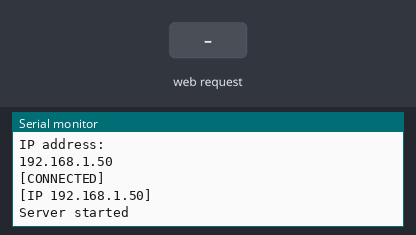
A program run on a simulated ESP8266 (NodeMCU). On the bench: the last lines printed to the serial monitor. The inputs (shaded band) are chosen by the test bench. WiFi joins after 1.5 s; servers stay silent unless stated; network time is answered at once with the bench clock; uploads are accepted with an empty reply; the local clock reads 2024-03-15 10:24:30 at power-on unless the program sets it.

Above: at 2.7 s.
2.8 s: HTTP request GET /forceSend received
At 3.8 s:
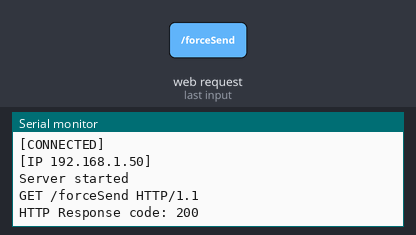
4.5 s: HTTP request GET /getData received
At 4.9 s:
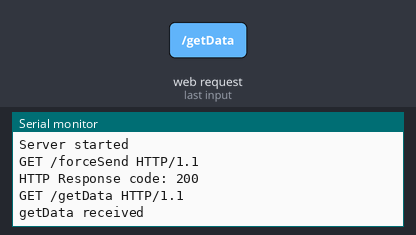

The program:

main.cpp
```cpp
#include <ESP8266WiFi.h>
//#include <ESP8266mDNS.h>

#include <WiFiUdp.h>
#include <ArduinoOTA.h>
#include <GyverTimer.h>
#include <NTPClient.h>
#include "ESP8266HTTPClient.h"
#include <Adafruit_Sensor.h>
#include <Adafruit_BME280.h>

Adafruit_BME280 bme; // I2C

GTimer_ms Timer1;

// change these values to match your network
const char* ssid = "MusiaNetwork";                      // WIFI ssid
const char* password = "zironkamorcheeba";

WiFiServer server(80);
String request = "";

WiFiUDP ntpUDP;
NTPClient timeClient(ntpUDP,"ua.pool.ntp.org");
//#define DataArrayCount 48 // сколько значений хранить (температура, влажн, время)
float temper = 0;
float humd = 0;
float atm = 0;
int last_update_minute=5;
int httpResponseCode;
//#define relay_pin 2
boolean isRequest=false;
String startup_time;
String now_time;
String header = "HTTP/1.1 200 OK\r\nContent-Type: text/html\r\n\r\n";
String dev_token="15P896k7";
String dev_id="3491";
String serverName="http://iot.am-studio.com.ua/add.php";
String html_1 = R"=====(
<!DOCTYPE html>
<html>
 	<head>
		 <meta name='viewport' content='width=device-width, initial-scale=1.0'/>
		 <meta charset='utf-8'>
     <script type="text/javascript" src="https://cdnjs.cloudflare.com/ajax/libs/Chart.js/2.9.3/Chart.min.js"></script>
     <script type="text/javascript" src="https://cdnjs.cloudflare.com/ajax/libs/Chart.js/2.9.3/Chart.bundle.min.js"></script>
		 <style>
			  body {background:#0e4165;color: white;
			  	font-family: 'Jura', sans-serif;
			  	text-align: center; transition: .5s; margin: 0;}
			  .page {display:flex; flex-direction: column; padding: 0 30px; height: 100vh;}
			  .col{display: block;}
			  .col2{margin: auto;width: 100%;}
			  #col3,.col4{margin-top:30px;width: 100%;transition: 1s;}
			input.chart_butt[type="button"] {
				    transition: 1s;
				    padding: 10px;
				    text-transform: uppercase;
				    color: white;
				    border-radius: 10px;
				    width: 100%;
				    font-size: 1rem;
				    background: #09314e;
				}
			h1 {text-align:center; font-size: 90%;margin-bottom:20px ;text-transform: uppercase;margin-top: 0;}
			  #temp{font-size: 4rem; font-weight:100; padding: 20px 0 0 0;margin: 0;}
			  #hum{font-size: 12rem;font-weight:100; padding: 0;margin: 0;line-height: 8rem;}
			  span{font-size: 3rem;}

			  #mode {transition:1s; padding:10px;text-transform: uppercase; color:white; border-radius: 10px; width: 100%; font-size: 2rem;flex: center;}
			  .mode0{ background:#2CA77B; border: 2px solid #fff; }
			  .mode1{ background:#2C7BA7; border: 2px solid #fff; }
			  .mode2{ background:#869BA7; border: 2px solid #fff; }

			  #hum_range{display: block;position: relative;}
			  .footer span{font-size: 1rem;font-weight:500;}
			  .footer{padding-bottom: 10px}
			  	.hidden{opacity:0;transform: translateY(100px); transition: 1s}
			  	input[type=range] {  -webkit-appearance: none;  margin: 10px 0;  width: 100%;  background: transparent; /* Otherwise white in Chrome */}
				input[type=range]:focus {  outline: none;}
				input[type=range]::-webkit-slider-runnable-track {
				  width: 100%;
				  height: 10px;
				  cursor: pointer;
				  animate: 1s;
				  box-shadow: 0px 0px 0px #000000;
				  background: #C4C4C4;
				  border-radius: 5px !important;
				  border: 0px solid #000000;
				}
				input[type=range]::-webkit-slider-thumb {
				  box-shadow: 0px 0px 5px #636363;
				  border: 0px solid #6b6b6b;
				  height: 30px;
				  width: 30px;
				  border-radius: 18px;
				  background: #fff;
				  cursor: pointer;
				  -webkit-appearance: none;
				  margin-top: -10px;
				}
				input[type=range]:focus::-webkit-slider-runnable-track {
				  background: #C4C4C4;
				}
		 </style>
		 <link href="https://fonts.googleapis.com/css2?family=Jura:wght@300;400;500;600;700&display=swap" rel="stylesheet">
		 <script>
	var mode=0;

	function updateData(){
		ajaxLoad('getData');
	}
	var ajaxRequest = null;
		    if (window.XMLHttpRequest)  { ajaxRequest =new XMLHttpRequest(); }
		    else                        { ajaxRequest =new ActiveXObject("Microsoft.XMLHTTP"); }

	function ajaxLoad(ajaxURL)
		    {
		      if(!ajaxRequest){ alert('AJAX is not supported.'); return; }

		      ajaxRequest.open('GET',ajaxURL,true);
		      ajaxRequest.onreadystatechange = function()
		      {
		        if(ajaxRequest.readyState == 4 && ajaxRequest.status==200)
		        {
		          var ajaxResult = ajaxRequest.responseText;
		          var tmpArray = ajaxResult.split("|");
		          document.getElementById('temp').innerHTML = tmpArray[0];
              if (tmpArray[1]>0)
                        {document.getElementById('hum').innerHTML = Math.round(tmpArray[1]);}
                  else  {document.getElementById('hum').innerHTML = tmpArray[1];}
                document.getElementById('atm').innerHTML = tmpArray[2];
		        }
		      }
		      ajaxRequest.send();
		    }
	var myVar1 = setInterval(updateData, 1000);

		  </script>
	</head>
<body>
<div class="page">
	<div class="col">
		<h1>Домашняя погодная станция</br></h1>
		<div><span id="temp">---</span><span><sup><small>o</small></sup>C</span></div>
		<div><span id="hum">--</span><span>%</span></div>
    <div><span id="atm">----</span><span>mmHg</span></div>
	</div>
</div>
	  <p class="info">startup time:
)=====";
String html_2 = R"=====(
   </p>
</body>
)=====";


String Get_Date(){
  while(!timeClient.update()) {
    timeClient.forceUpdate();
  }
  return String(timeClient.getEpochTime());
}

String Get_Time(){
  while(!timeClient.update()) {
    timeClient.forceUpdate();
  }
  return timeClient.getFormattedTime().c_str();
}
void setup_wifi() {
  int period=0;
  Serial.println("Connecting to WiFi..");
  WiFi.mode(WIFI_STA);
  WiFi.begin(ssid, password);
    while (WiFi.status() != WL_CONNECTED) {
      delay(500);
      Serial.print(".");
      period++;
        if (period>1000){
        Serial.println("Не удалось подлючиться к WIFI - рестарт...");
        ESP.restart(); period=0;}
      }

  Serial.println("WiFi connected ---");
  Serial.println("IP address: ");
  Serial.println(WiFi.localIP());

  timeClient.begin();
  timeClient.setTimeOffset(10800);
  startup_time=Get_Time();
}
void SendData(){
      while(!timeClient.update()) {
        timeClient.forceUpdate();
      }
          HTTPClient http;

          // Your Domain name with URL path or IP address with path
          http.begin(serverName);

          // Specify content-type header
          http.addHeader("Content-Type", "application/x-www-form-urlencoded");
          // Data to send with HTTP POST
          String httpRequestData = "k=";
          httpRequestData+=dev_token;
          httpRequestData+="&id=";
          httpRequestData+=dev_id;
          httpRequestData+="&p1=";
          httpRequestData+=Get_Date();
          httpRequestData+="&p2=";
          httpRequestData+=temper;
          httpRequestData+="&p3=";
          httpRequestData+=humd;
          httpRequestData+="&p4=";
          httpRequestData+=atm;

          // Send HTTP POST request
          httpResponseCode = http.POST(httpRequestData);

          // If you need an HTTP request with a content type: application/json, use the following:
          //http.addHeader("Content-Type", "application/json");
          //int httpResponseCode = http.POST("{\"api_key\":\"tPmAT5Ab3j7F9\",\"sensor\":\"BME280\",\"value1\":\"24.25\",\"value2\":\"49.54\",\"value3\":\"1005.14\"}");

          // If you need an HTTP request with a content type: text/plain
          //http.addHeader("Content-Type", "text/plain");
          //int httpResponseCode = http.POST("Hello, World!");

          Serial.print("HTTP Response code: ");
          Serial.println(httpResponseCode);
          // Free resources
          http.end();

}


void setup() {
    Serial.begin(115200);
    Serial.println();
    Serial.println("Serial started at 115200");
    Serial.println();
    //pinMode(relay_pin,OUTPUT);
    //digitalWrite(relay_pin,HIGH);
    Timer1.setInterval(10000);
    bme.begin(0x76, &Wire);
    bme.setSampling(Adafruit_BME280::MODE_FORCED,
                        Adafruit_BME280::SAMPLING_X1, // temperature
                        Adafruit_BME280::SAMPLING_X1, // pressure
                        Adafruit_BME280::SAMPLING_X1, // humidity
                        Adafruit_BME280::FILTER_OFF   );

    // Connect to a WiFi network
    setup_wifi();

    Serial.println("");
    Serial.println(F("[CONNECTED]"));
    Serial.print("[IP ");
    Serial.print(WiFi.localIP());
    Serial.println("]");

    // start a server
    server.begin();
    Serial.println("Server started");

  // Port defaults to 8266
   ArduinoOTA.setPort(8266);

  // Hostname defaults to esp8266-[ChipID]
  //ArduinoOTA.setHostname("Esp8266-COMP");

  // No authentication by default
   ArduinoOTA.setPassword("157953");

  ArduinoOTA.onStart([]() {
    Serial.println("Start");  //  "Начало OTA-апдейта"
  });
  ArduinoOTA.onEnd([]() {
    Serial.println("\nEnd");  //  "Завершение OTA-апдейта"
  });
  ArduinoOTA.onProgress([](unsigned int progress, unsigned int total) {
    Serial.printf("Progress: %u%%\r", (progress / (total / 100)));
  });
  ArduinoOTA.onError([](ota_error_t error) {
    Serial.printf("Error[%u]: ", error);
    if (error == OTA_AUTH_ERROR) Serial.println("Auth Failed");
    //  "Ошибка при аутентификации"
    else if (error == OTA_BEGIN_ERROR) Serial.println("Begin Failed");
    //  "Ошибка при начале OTA-апдейта"
    else if (error == OTA_CONNECT_ERROR) Serial.println("Connect Failed");
    //  "Ошибка при подключении"
    else if (error == OTA_RECEIVE_ERROR) Serial.println("Receive Failed");
    //  "Ошибка при получении данных"
    else if (error == OTA_END_ERROR) Serial.println("End Failed");
    //  "Ошибка при завершении OTA-апдейта"
  });
  ArduinoOTA.begin();

}

void loop() {
    ArduinoOTA.handle();                      // проверяем обновление для прошивки по воздуху

    if (WiFi.status() != WL_CONNECTED) {      // проверяем соединение WIFI
      Serial.println("RECONECT to WIFI");
      setup_wifi();
    }

    WiFiClient client = server.available();     // Check if a client has connected
    if (!client)  {  return;  }

    request = client.readStringUntil('\r');     // Read the first line of the request

    Serial.println(request);
    Serial.println("");
    isRequest=false;
    if ( request.indexOf("forceSend") > 0 ){
      isRequest=true;SendData();
    }
    if ( request.indexOf("getData") > 0 ){
                Serial.println("getData received");
                isRequest=true;

                if ( !isnan(humd) && !isnan(temper))
                {
                    //client.print( header );
                    client.print( temper );   client.print( "|" );
                    client.print( humd );   client.print( "|" );
                    client.print( atm );
                }
                else
                {
                    //client.print( header );
                    client.print( "---" );    client.print( "|" );
                    client.print( "--" );     client.print( "|" );
                    client.print( "----" );
                }
          }
if (isRequest==false){
    client.flush();
    client.print( header );
    client.print( html_1 );
    client.print( startup_time );
    client.print( "</br>" );
    client.print( now_time );client.print( " (resp: " );
    client.print(httpResponseCode);client.print( " | " );
    client.print(last_update_minute);client.print( " )" );
    client.print( html_2 );

    Serial.println("New page served");
  }

if (Timer1.isReady()){
  if ((timeClient.getMinutes()==30) or (timeClient.getMinutes()==0)) {
    if (timeClient.getMinutes()!=last_update_minute){
      SendData();
      last_update_minute=timeClient.getMinutes();
    }
  }
  now_time=Get_Time();
  bme.takeForcedMeasurement(); // has no effect in normal mode
  temper = bme.readTemperature();
  atm = bme.readPressure() / 133.322F;
  humd = bme.readHumidity();

  }
} 
```

Measured:
- after the input at 2.8 s, the serial monitor: prints a new line at once (image 1)
- after the input at 4.5 s, the serial monitor: prints a new line at once (image 2)
